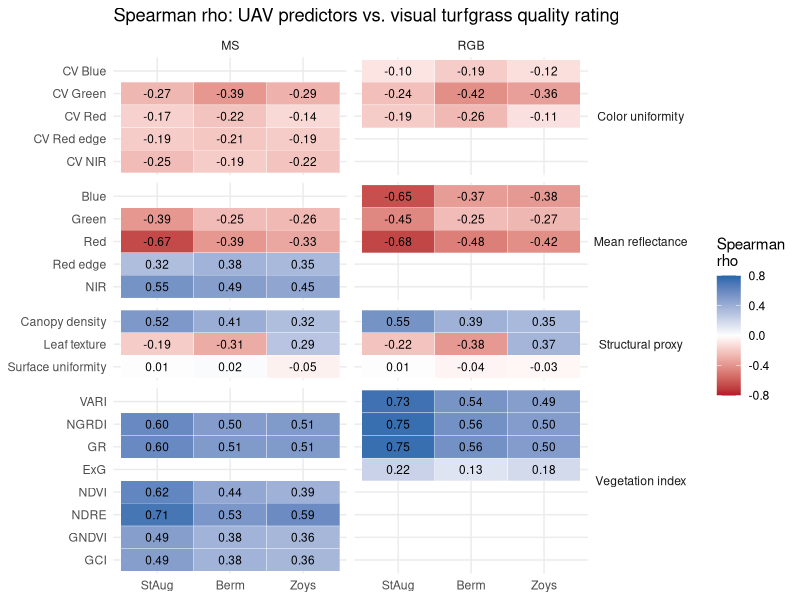

Reproduce this figure in R.
## ---------------------------------------------------------------------------
## TurfgrassPredictors_Analysis.R
##
## Answer key: reproduces "Figure 2. Spearman rank correlations (rho) between
## individual UAV-derived predictors and visual turfgrass quality ratings
## across site-dates for three warm-season turfgrass species" from the
## TurfgrassPredictors dataset.
##
## Input : trials/TurfgrassPredictors/TurfgrassPredictors_VisualRatings.csv
##         columns: Location, Site, Trial_ID, Species, Date, Plot_ID, TQR,
##                  13 RGB_* predictors, 17 MS_* predictors  (see Table 2 for
##                  predictor definitions/formulas)
## Output: a table of mean Spearman rho (predictor x species), grouped by
##         sensor and predictor type, printed to console and written to .csv
## ---------------------------------------------------------------------------

library(tidyverse)

dat <- read_csv(
  "../trials/TurfgrassPredictors/TurfgrassPredictors_VisualRatings.csv",
  col_types = cols(
    Location = col_character(), Site = col_character(), Trial_ID = col_character(),
    Species  = col_character(), Date = col_date(format = "%Y-%m-%d"),
    Plot_ID  = col_character(), TQR = col_integer(),
    .default = col_double()
  )
)

dat <- dat %>%
  mutate(Species = factor(Species, levels = c("StAug", "Berm", "Zoys")))

predictor_cols <- setdiff(names(dat), c("Location", "Site", "Trial_ID", "Species", "Date", "Plot_ID", "TQR"))

## ---------------------------------------------------------------------------
## A "site-date" is one Location + Trial_ID + Species + Date combination (one
## row of Table 1 / one flight). Figure 2's values are the MEAN of the
## within-site-date Spearman correlation (predictor vs TQR) across all of a
## species' site-dates -- NOT a single correlation pooled across all rows.
## ---------------------------------------------------------------------------
site_date_rho <- dat %>%
  group_by(Location, Trial_ID, Species, Date) %>%
  summarise(
    across(all_of(predictor_cols), ~ suppressWarnings(cor(.x, TQR, method = "spearman"))),
    .groups = "drop"
  )

rho_table <- site_date_rho %>%
  group_by(Species) %>%
  summarise(across(all_of(predictor_cols), ~ mean(.x, na.rm = TRUE)), .groups = "drop") %>%
  pivot_longer(-Species, names_to = "Predictor", values_to = "rho") %>%
  pivot_wider(names_from = Species, values_from = rho)

## ---------------------------------------------------------------------------
## Reformat into the sensor / predictor-type grouping used in Figure 2
## ---------------------------------------------------------------------------
predictor_meta <- tribble(
  ~Predictor,                ~Sensor, ~Type,               ~Label,
  "RGB_Blue",                "RGB",   "Mean reflectance",  "Blue",
  "RGB_Green",               "RGB",   "Mean reflectance",  "Green",
  "RGB_Red",                 "RGB",   "Mean reflectance",  "Red",
  "RGB_CV_Blue",             "RGB",   "Color uniformity",  "CV Blue",
  "RGB_CV_Green",            "RGB",   "Color uniformity",  "CV Green",
  "RGB_CV_Red",              "RGB",   "Color uniformity",  "CV Red",
  "RGB_VARI",                "RGB",   "Vegetation index",  "VARI",
  "RGB_NGRDI",                "RGB",   "Vegetation index",  "NGRDI",
  "RGB_GR",                  "RGB",   "Vegetation index",  "GR",
  "RGB_ExG",                 "RGB",   "Vegetation index",  "ExG",
  "RGB_CanopyDensity",       "RGB",   "Structural proxy",  "Canopy density",
  "RGB_LeafTexture",         "RGB",   "Structural proxy",  "Leaf texture",
  "RGB_SurfaceUniformity",   "RGB",   "Structural proxy",  "Surface uniformity",
  "MS_Green",                "MS",    "Mean reflectance",  "Green",
  "MS_Red",                  "MS",    "Mean reflectance",  "Red",
  "MS_RedEdge",              "MS",    "Mean reflectance",  "Red edge",
  "MS_NIR",                  "MS",    "Mean reflectance",  "NIR",
  "MS_CV_Green",             "MS",    "Color uniformity",  "CV Green",
  "MS_CV_Red",               "MS",    "Color uniformity",  "CV Red",
  "MS_CV_RedEdge",           "MS",    "Color uniformity",  "CV Red edge",
  "MS_CV_NIR",               "MS",    "Color uniformity",  "CV NIR",
  "MS_NGRDI",                "MS",    "Vegetation index",  "NGRDI",
  "MS_GR",                   "MS",    "Vegetation index",  "GR",
  "MS_NDVI",                 "MS",    "Vegetation index",  "NDVI",
  "MS_NDRE",                 "MS",    "Vegetation index",  "NDRE",
  "MS_GNDVI",                "MS",    "Vegetation index",  "GNDVI",
  "MS_GCI",                  "MS",    "Vegetation index",  "GCI",
  "MS_CanopyDensity",        "MS",    "Structural proxy",  "Canopy density",
  "MS_LeafTexture",          "MS",    "Structural proxy",  "Leaf texture",
  "MS_SurfaceUniformity",    "MS",    "Structural proxy",  "Surface uniformity",
)

figure2_table <- predictor_meta %>%
  left_join(rho_table, by = "Predictor") %>%
  mutate(across(c(StAug, Berm, Zoys), ~ round(.x, 2))) %>%
  select(Sensor, Type, Label, StAug, Berm, Zoys)

print(figure2_table, n = Inf)

write_csv(figure2_table, "../trials/TurfgrassPredictors/Figure2_PredictorCorrelations.csv")

## ---------------------------------------------------------------------------
## Bonus: heatmap reproducing the look of Figure 2 (red = negative,
## blue = positive Spearman rho), faceted by sensor.
## ---------------------------------------------------------------------------
figure2_table %>%
  mutate(Label = fct_inorder(Label)) %>%
  pivot_longer(c(StAug, Berm, Zoys), names_to = "Species", values_to = "rho") %>%
  mutate(Species = factor(Species, levels = c("StAug", "Berm", "Zoys"))) %>%
  ggplot(aes(x = Species, y = fct_rev(Label), fill = rho)) +
  geom_tile(color = "white") +
  geom_text(aes(label = sprintf("%.2f", rho)), size = 3) +
  facet_grid(Type ~ Sensor, scales = "free_y", space = "free_y") +
  scale_fill_gradient2(low = "#b2182b", mid = "white", high = "#2166ac",
                        midpoint = 0, limits = c(-0.8, 0.8)) +
  labs(title = "Spearman rho: UAV predictors vs. visual turfgrass quality rating",
       x = NULL, y = NULL, fill = "Spearman\nrho") +
  theme_minimal() +
  theme(strip.text.y = element_text(angle = 0))
